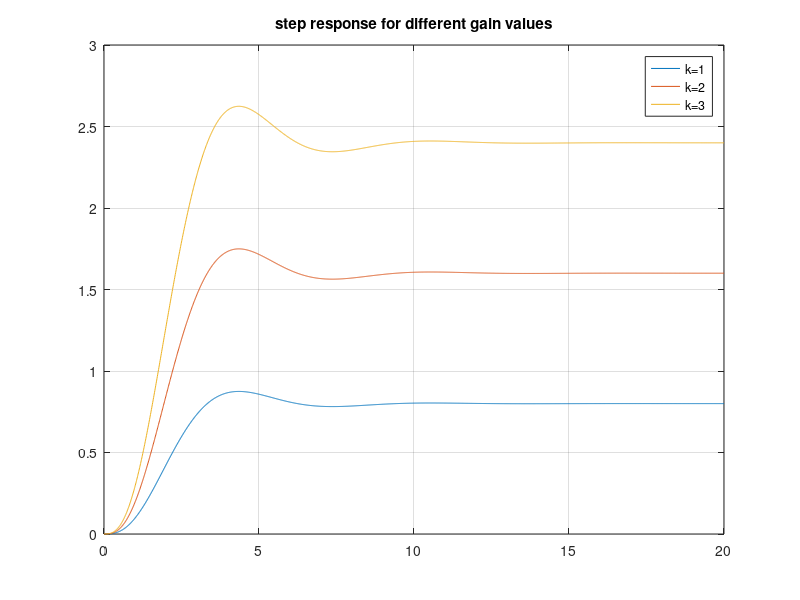

MATLAB code to generate this figure:
%%effect of loop gain of a negative feedback system on stability
clc;
clear all;
z=[]
p=[-0.5+i -0.5-i -1];
k1=1;
k2=2;
k3=3;
G1=zpk(z,p,k1)
G2=zpk(z,p,k2)
G3=zpk(z,p,k3)
t=[0:0.01:20];
[y1,t]=step(G1,t)
[y2,t]=step(G2,t)
[y3,t]=step(G3,t)
figure(1)
plot(t,y1,t,y2,t,y3)
legend('k=1', 'k=2', 'k=3')
title('step response for different gain values')
grid
